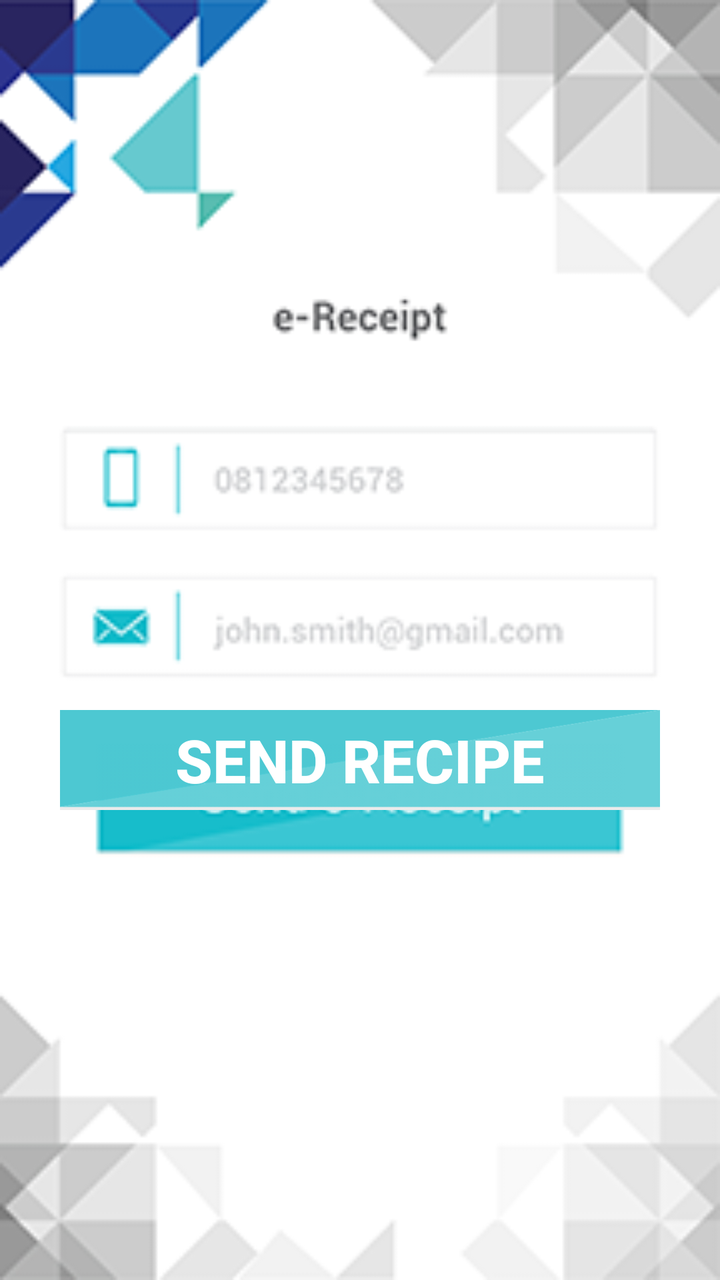
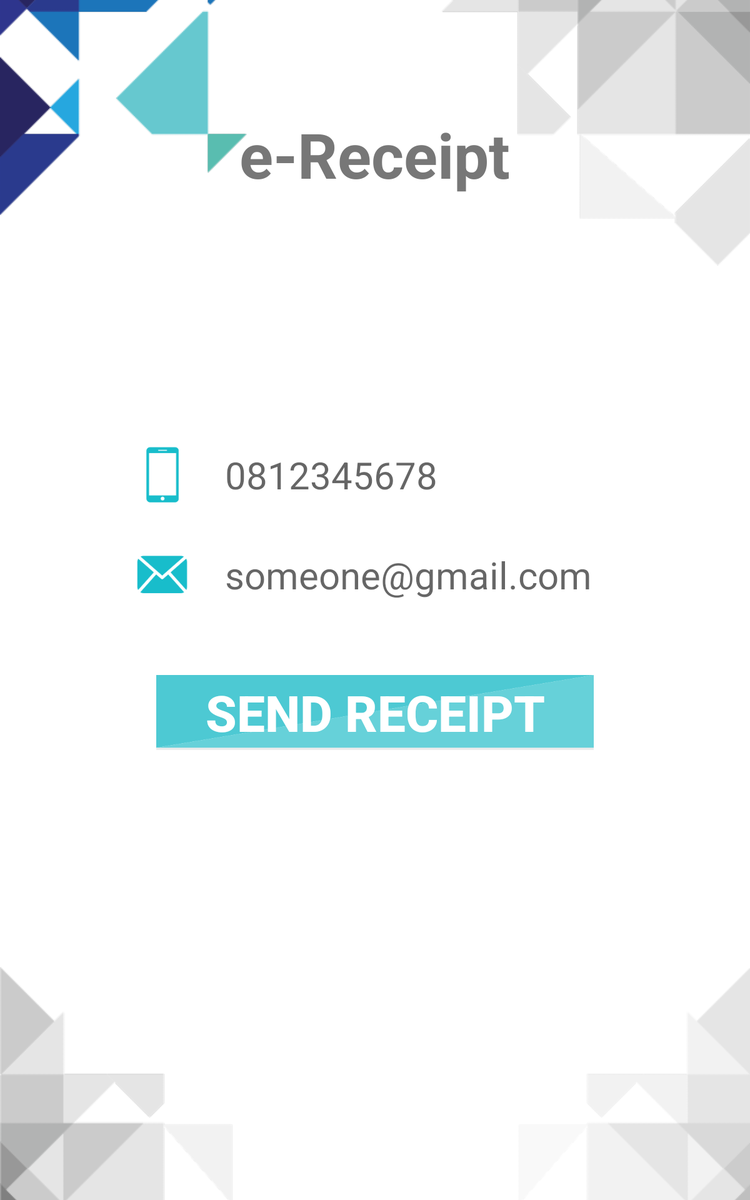

Compare how this app lays out the same screen by default and in its alternative resource folder. The renders come first, then the two layout files and the values they reference.
<!-- AndroidManifest.xml: application theme AppTheme -->
<!-- res/layout/fragment_send_recipe_page.xml -->
<FrameLayout xmlns:android="http://schemas.android.com/apk/res/android"
    xmlns:tools="http://schemas.android.com/tools"
    android:layout_width="match_parent"
    android:layout_height="match_parent"
    tools:context="com.example.chayenjr.alibampos.SendRecipePage"
    android:id="@+id/sendrecipepage"
    android:background="#ffffff">

    <ImageView
        android:layout_width="match_parent"
        android:layout_height="match_parent"
        android:id="@+id/imageView2"
        android:layout_gravity="center"
        android:src="@drawable/testsendrecipe"
        android:scaleType="fitXY" />

    <FrameLayout
        android:layout_width="match_parent"
        android:layout_height="match_parent"
        android:fitsSystemWindows="true"
        android:id="@+id/recipepage"
        android:layout_gravity="center">

        <Button
            android:layout_width="300dp"
            android:layout_height="50dp"
            android:id = "@+id/sendrecipebutton"
            android:text="Send Recipe"
            android:textSize="30dp"
            android:textStyle="bold"
            android:textColor="#ffffff"
            android:layout_gravity="center|center_horizontal"
            android:layout_marginTop="60dp"
            android:background="@drawable/btn_start"/>
    </FrameLayout>
</FrameLayout>
<!-- resources referenced by this layout -->
<resources>
  <!-- drawable btn_start: png bitmap (drawable-hdpi, 6165 bytes) -->
  <!-- drawable testsendrecipe: png bitmap (drawable, 23275 bytes) -->
  <style name="AppTheme" parent="Theme.AppCompat.Light.DarkActionBar">
          
          <item name="colorPrimary">@color/colorPrimary</item>
          <item name="colorPrimaryDark">@color/colorPrimaryDark</item>
          <item name="colorAccent">@color/colorAccent</item>
          <item name="android:actionBarStyle">@style/MyActionBar</item>
      </style>
  <color name="colorPrimary">#3F51B5</color>
  <color name="colorPrimaryDark">#303F9F</color>
  <color name="colorAccent">#FF4081</color>
  <style name="MyActionBar" parent="@style/Widget.AppCompat.Light.ActionBar.Solid.Inverse">
          <item name="background">@color/titlebackgroundcolor</item>
      </style>
  <color name="titlebackgroundcolor">#771122</color>
</resources>
<!-- res/layout-sw600dp-port/fragment_send_recipe_page.xml (the repository's variant of the layout above) -->
<!-- drawn on a 7-inch tablet held upright -->
<FrameLayout xmlns:android="http://schemas.android.com/apk/res/android"
    xmlns:tools="http://schemas.android.com/tools"
    android:layout_width="match_parent"
    android:layout_height="match_parent"
    tools:context="com.example.chayenjr.alibampos.SendRecipePage"
    android:id="@+id/sendrecipepage"
    android:background="#ffffff">

    <ImageView
        android:layout_width="match_parent"
        android:layout_height="match_parent"
        android:adjustViewBounds="true"
        android:id="@+id/bg_app"
        android:src="@drawable/bg_app"
        android:scaleType="centerCrop"/>

    <TextView
        android:layout_width="wrap_content"
        android:layout_height="wrap_content"
        android:id="@+id/textereceipt"
        android:text = "e-Receipt"
        android:textStyle="bold"
        android:editable="false"
        android:focusable="true"
        android:layout_below="@+id/textView"
        android:textColor="#777777"
        android:textSize="50dp"
        android:layout_marginTop="90dp"
        android:layout_gravity="center|top" />

    <RelativeLayout
        android:layout_width="400dp"
        android:layout_height="60dp"
        android:layout_gravity="center"
        android:layout_marginBottom="100dp"
        android:id="@+id/mobilenum"
        android:background="@drawable/button_money_border">
        <EditText
            android:layout_width="250dp"
            android:layout_height="60dp"
            android:id="@+id/textmobile"
            android:hint="0812345678"
            android:focusable="true"
            android:textSize="30dp"
            android:layout_marginBottom="80dp"
            android:layout_marginLeft="80dp"
            android:layout_gravity="center"
            android:background="@android:color/transparent"/>

        <ImageView
            android:layout_width="wrap_content"
            android:layout_height="wrap_content"
            android:adjustViewBounds="true"
            android:id="@+id/imagemoblie"
            android:layout_marginBottom="0dp"
            android:layout_gravity="center"
            android:src="@drawable/icon_mobile" />
    </RelativeLayout>

    <RelativeLayout
        android:layout_width="400dp"
        android:layout_height="60dp"
        android:layout_gravity="center"
        android:layout_marginBottom="20dp"
        android:id="@+id/email"
        android:background="@drawable/button_money_border">
        <EditText
            android:layout_width="320dp"
            android:layout_height="60dp"
            android:id="@+id/textemail"
            android:hint="someone@gmail.com"
            android:focusable="true"
            android:textSize="30dp"
            android:layout_marginBottom="80dp"
            android:layout_marginLeft="80dp"
            android:layout_gravity="center"
            android:background="@android:color/transparent"/>

        <ImageView
            android:layout_width="wrap_content"
            android:layout_height="wrap_content"
            android:adjustViewBounds="true"
            android:id="@+id/imageemail"
            android:layout_marginBottom="0dp"
            android:layout_gravity="center"
            android:src="@drawable/icon_email" />
    </RelativeLayout>

    <FrameLayout
        android:layout_width="match_parent"
        android:layout_height="match_parent"
        android:fitsSystemWindows="true"
        android:id="@+id/recipepage"
        android:layout_gravity="center">

        <Button
            android:layout_width="350dp"
            android:layout_height="60dp"
            android:id = "@+id/sendrecipebutton"
            android:text="Send Receipt"
            android:textSize="40dp"
            android:textStyle="bold"
            android:textColor="#ffffff"
            android:layout_gravity="center|center_horizontal"
            android:layout_marginTop="90dp"
            android:background="@drawable/btn_start"/>
    </FrameLayout>
</FrameLayout>
<!-- resources referenced by the variant -->
<!-- as a 7-inch tablet held upright resolves them -->
<resources>
  <!-- drawable bg_app: png bitmap (drawable, 14002 bytes) -->
  <!-- drawable btn_start: png bitmap (drawable-hdpi, 6165 bytes) -->
  <!-- drawable icon_email: png bitmap (drawable-hdpi, 3612 bytes) -->
  <!-- drawable icon_mobile: png bitmap (drawable, 1552 bytes) -->
  <style name="AppTheme" parent="Theme.AppCompat.Light.DarkActionBar">
          
          <item name="colorPrimary">@color/colorPrimary</item>
          <item name="colorPrimaryDark">@color/colorPrimaryDark</item>
          <item name="colorAccent">@color/colorAccent</item>
          <item name="android:actionBarStyle">@style/MyActionBar</item>
      </style>
  <color name="colorPrimary">#3F51B5</color>
  <color name="colorPrimaryDark">#303F9F</color>
  <color name="colorAccent">#FF4081</color>
  <style name="MyActionBar" parent="@style/Widget.AppCompat.Light.ActionBar.Solid.Inverse">
          <item name="background">@color/titlebackgroundcolor</item>
      </style>
  <color name="titlebackgroundcolor">#771122</color>
</resources>
